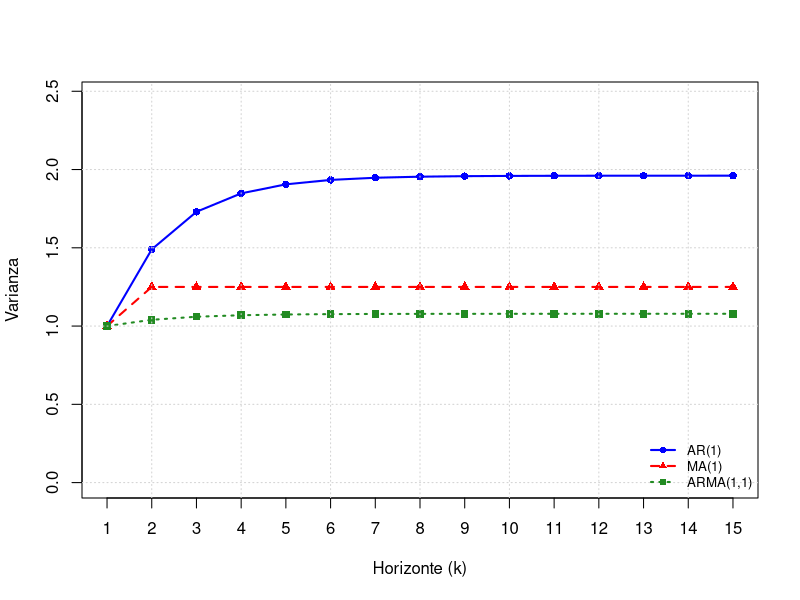
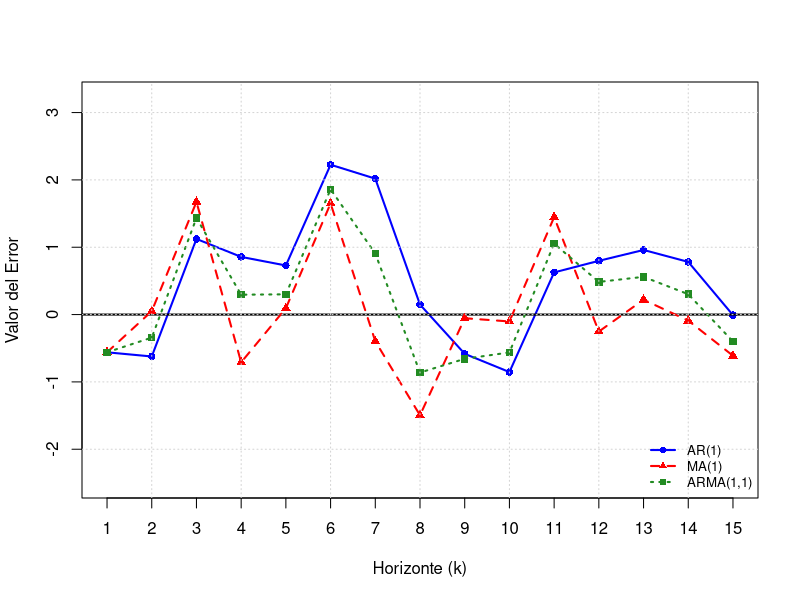

Generate these figures, in order, with R:

phi <- 0.7       
theta <- 0.5     
sigma2 <- 1      
max_k <- 15      

# Inicializamos los vectores vacíos
var_ar1 <- numeric(max_k)
var_ma1 <- numeric(max_k)
var_arma11 <- numeric(max_k)

err_ar1 <- numeric(max_k)
err_ma1 <- numeric(max_k)
err_arma11 <- numeric(max_k)

# Generamos las perturbaciones aleatorias
set.seed(123) 
eps <- rnorm(max_k, mean = 0, sd = sqrt(sigma2))


for (i in 1:max_k) {
  
  # --- A) CÁLCULO DE VARIANZAS ---
  var_ar1[i] <- sigma2 * (1 - phi^(2*i)) / (1 - phi^2)
  
  if (i == 1) {
    var_ma1[i] <- sigma2
    var_arma11[i] <- sigma2
  } else {
    var_ma1[i] <- sigma2 * (1 + theta^2)
    var_arma11[i] <- sigma2 * (1 + ((phi - theta)^2) * (1 - phi^(2*(i - 1))) / (1 - phi^2))
  }
  

  # Error AR(1)
  suma_ar <- 0
  for(j in 0:(i-1)) {
    suma_ar <- suma_ar + (phi^j) * eps[i-j]
  }
  err_ar1[i] <- suma_ar
  
  # Error MA(1)
  if (i == 1) {
    err_ma1[i] <- eps[1]
  } else {
    err_ma1[i] <- eps[i] - theta * eps[i-1]
  }
  
  # Error ARMA(1,1)
  if (i == 1) {
    err_arma11[i] <- eps[1]
  } else {
    suma_arma <- eps[i]
    for(j in 1:(i-1)) {
      suma_arma <- suma_arma + (phi^(j-1) * (phi - theta)) * eps[i-j]
    }
    err_arma11[i] <- suma_arma
  }
}


cat("\n--- TABLA COMPARATIVA DE VARIANZAS TEÓRICAS ---\n")
tabla_varianzas <- data.frame(
  Horizonte_k = 1:max_k,
  AR1 = round(var_ar1, 4),
  MA1 = round(var_ma1, 4),
  ARMA11 = round(var_arma11, 4)
)
print(tabla_varianzas)


k <- 1:max_k

# Gráfica 1 Varianza Teórica
max_y_var <- max(c(var_ar1, var_ma1, var_arma11), na.rm = TRUE) + 0.5
plot(k, var_ar1, type = "o", pch = 16, col = "blue", lwd = 2,
     ylim = c(0, max_y_var), xlab = "Horizonte (k)", ylab = "Varianza",
     xaxt="n")
axis(1, at = 1:max_k)
lines(k, var_ma1, type = "o", pch = 17, col = "red", lwd = 2, lty = 2)
lines(k, var_arma11, type = "o", pch = 15, col = "forestgreen", lwd = 2, lty = 3)
grid(nx = NULL, ny = NULL, col = "lightgray", lty = "dotted")
legend("bottomright", legend = c("AR(1)", "MA(1)", "ARMA(1,1)"),
       col = c("blue", "red", "forestgreen"), pch = c(16, 17, 15), 
       lty = c(1, 2, 3), lwd = 2, bty = "n", cex = 0.8)

#Gráfica 2 con Errores Simulados
min_y_err <- min(c(err_ar1, err_ma1, err_arma11), na.rm = TRUE) - 1
max_y_err <- max(c(err_ar1, err_ma1, err_arma11), na.rm = TRUE) + 1
plot(k, err_ar1, type = "o", pch = 16, col = "blue", lwd = 2,
     ylim = c(min_y_err, max_y_err), xlab = "Horizonte (k)", ylab = "Valor del Error",
     xaxt="n")
axis(1, at = 1:max_k)
abline(h = 0, col = "black", lwd = 2) 
lines(k, err_ma1, type = "o", pch = 17, col = "red", lwd = 2, lty = 2)
lines(k, err_arma11, type = "o", pch = 15, col = "forestgreen", lwd = 2, lty = 3)
grid(nx = NULL, ny = NULL, col = "lightgray", lty = "dotted")
legend("bottomright", legend = c("AR(1)", "MA(1)", "ARMA(1,1)"),
       col = c("blue", "red", "forestgreen"), pch = c(16, 17, 15), 
       lty = c(1, 2, 3), lwd = 2, bty = "n", cex = 0.8)
